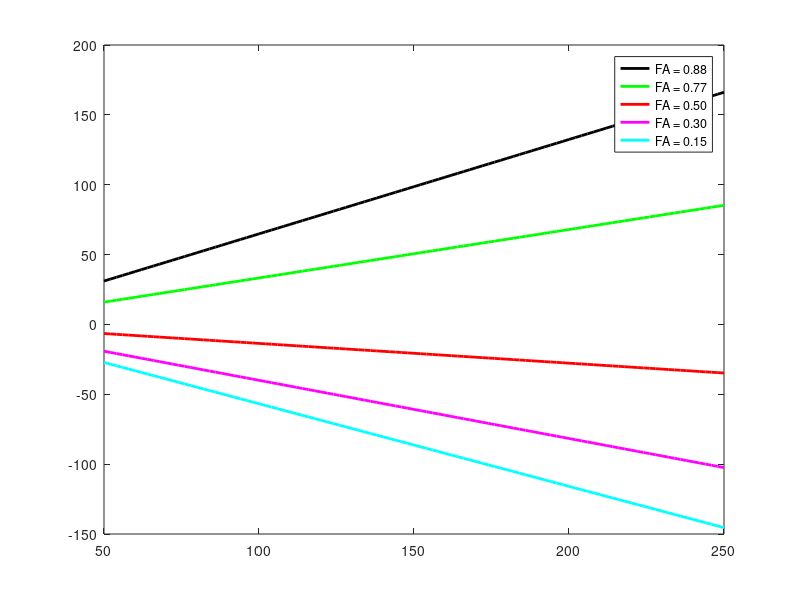

MATLAB code to generate this figure:
function mtrPlotLengthPenalty(length_absorption)
% 
% mtrPlotLengthPenalty([length_absorption=0.8])
% 

if(~exist('length_absorption','var')|isempty(length_absorption))
    length_absorption = 0.800;
end

FA = [0.88, 0.7664, 0.50, 0.30, 0.15];
cor = {'k', 'g', 'r', 'm', 'c'};
stdev = 1.0978*exp(-1.9567*FA) - 0.1437;
%maxprior = 1/(2*pi)*normpdf(0,0,0.628)/(normcdf(pi,0,0.628)-0.5);
maxprior = normpdf(0,0,0.628)/(normcdf(pi,0,0.628)-0.5);
maxlike = normpdf(0,0,stdev)./(normcdf(pi/2,0,stdev)-0.5);
maxcortexlike = normpdf(0,0,0.15)./(normcdf(pi/2,0,0.15)-0.5);
%length_penalty = pi/5;
length_penalty = 1-length_absorption;

x = [50:2:250];
for i = 1:length(maxlike)
    log_segment_score = log(maxprior * maxlike(i) * length_penalty);
    y = (x-4)/2*log_segment_score + 2*log(0.999)*maxprior*maxcortexlike;
    plot(x,y,cor{i},'LineWidth',2)
    hold on;
end
hold off;

%legend('STT Path','FA = 0.88','FA = 0.77','FA = 0.50','FA = 0.30','FA = 0.15');
legend('FA = 0.88','FA = 0.77','FA = 0.50','FA = 0.30','FA = 0.15');
% Find where stddev will make the function not penalize or reward
stdsearch = [0:0.01:pi/2];
maxlike = normpdf(0,0,stdsearch)./(normcdf(pi/2,0,stdsearch)-0.5);
abs_post = abs(maxprior*maxlike*length_penalty-1);
[junk, mi] = min(abs_post);
stdev_zero = stdsearch(mi);
fa_zero = log((stdev_zero+0.1437)/1.0978)/(-1.9567)